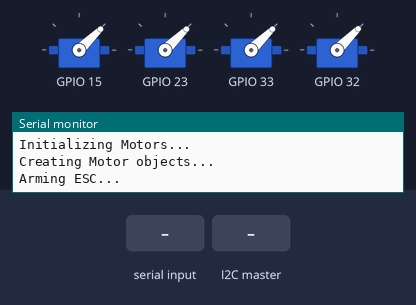
This program was run on a simulated ESP32. Shown: 4 × servo, the last lines printed to the serial monitor. The inputs (shaded band) are chosen by the test bench.

Above: at 8.2 s.
8.3 s: "90,45,200\n" received over Serial
At 9.5 s:
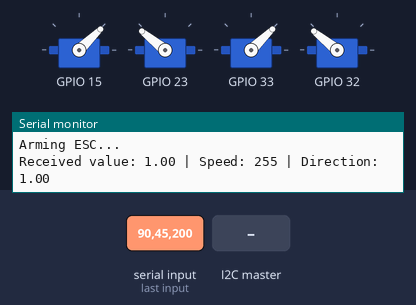
9.8 s: the I2C master sends "-"
Timing chart, 0 to 12.8 s (numbered marks = the images above; inputs shaded):
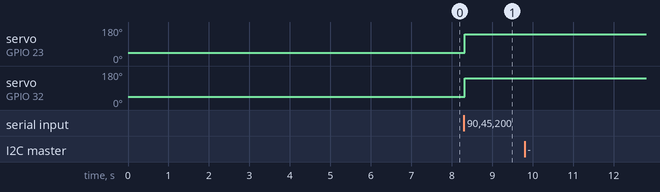

The program:

main.cpp
```cpp
#include "main.h"
#include <ESP32Servo.h>


// Servo object to control the this ESC
Servo* esc_right = new Servo();
Servo* esc_left = new Servo();

Servo* esc = new Servo();
Servo* reverse = new Servo();

Servo* reverse_right = new Servo();
Servo* reverse_left = new Servo();
// creation of the 2 Motor
Motor* Right_Motor  = new Motor(15, esc_right, 23,reverse_right);
Motor* Left_Motor = new Motor(LEFT_RELAY, esc_left, Leftdriver,reverse_left);

// creation of the navigation object
Navigation Navi = Navigation(Left_Motor, Right_Motor);

//Function for reading the received data
void onReceive(int len){
  // TODO : Make different case for different input values
  for (int j = 0; j < len; j++) {
    temp[j] = Wire.read();
    temp[j + 1] = '\0';
  }
  bool isnegative = (temp[0] == '-');
  for (int j = 0; j < len; j++) {
    temp[j] = temp[j + 1];
  }
  Serial.print("Raw received [");
  for(int i = 0; i < len; i++) {
      Serial.print((char)temp[i]);
      Serial.print(" (");
      Serial.print((int)temp[i]);
      Serial.print(") ");
  }
  Serial.println("]");

  char* start = strchr(temp, '(');
  if(!start){
    Serial.println("Error: No opening parenthesis found in string: ");
    return;
  }
  char* end = strchr(temp,')');
    *end = '\0';
  memmove(temp, temp + 1, strlen(temp));
  char* separator = strchr(temp,',');
  if(separator!=0){
      *separator = '\0'; // Replace the comma with a null terminator
      // TODO : put the minus bool in operation
      y_left = atof(temp);
      y_right = atof(separator+1);
      Serial.print("right : ");
      Serial.println(y_right);
  }
  else{
    Serial.println("Error listening");
  }
// TODO : Make different case for different input values
  receive_Flag = true;
}

void setup(){
  Wire.onReceive(onReceive);
  Wire.begin(21,22,I2C_DEV_ADDR); // Use default SDA=21, SCL=22
  Serial.begin(BAUD_RATE);
  Serial.println("Initializing Motors...");

  if (esc_right == nullptr || esc_left == nullptr) {
    Serial.println("Error: Failed to initialize Servo objects");
    while (true); // Halt execution
  }
  Serial.println("Creating Motor objects...");

  // Check if Motor objects are initialized
  if (Right_Motor == nullptr || Left_Motor == nullptr) {
    Serial.println("Error: Failed to initialize Motor objects");
    while (true); // Halt execution
  }

  //esc.attach(escPin);
  //esc.writeMicroseconds(1000); // Min throttle
  Serial.println("Arming ESC...");
  delay(5000);
}

void loop(){
  static String inputString = "";
  static bool inputComplete = false;
  delay(20);  // cadence stable (~50Hz)
  while (Serial.available()) {
    char inChar = (char)Serial.read();
    if (inChar == '\n' || inChar == '\r') {
      inputComplete = true;
      break;
    } else {
      inputString += inChar;
    }
  }

  if (inputComplete && inputString.length() > 0) {
    float value = inputString.toFloat(); // Accepts values like -1.0 to 1.0
    value = constrain(value, -1.0, 1.0);

    // Map value to speed and direction
    byte speed = (byte)(fabs(value) * 255);
    float direction = value;

    Serial.print("Received value: ");
    Serial.print(value);
    Serial.print(" | Speed: ");
    Serial.print(speed);
    Serial.print(" | Direction: ");
    Serial.println(direction);

    // Example: control right motor
    Navi.ApplyJoystickCommand(value, value);

    inputString = "";
    inputComplete = false;
  }
  // ...optional: add a small delay to avoid flooding
  delay(10);
  /*
  if(receive_Flag){
    Serial.println("Received data");
    Navi.ApplyJoystickCommand(y_left,y_right);
    receive_Flag = false;
    delay(200);
  }
  else{
    Serial.println("No data received");
    Navi.UpdateWithoutInput();
    delay(300);
  }*/
}
```

main.h
```cpp
// This file is for indicates the different GPIOS used for the rover
#ifndef MAIN_H
#define MAIN_H
#include "navigation.h"

// I2C address of the esp
#define I2C_DEV_ADDR 0x52

// Pins for the relay
#define RIGHT_RELAY 19
#define LEFT_RELAY 33

// Pins for the driver
const int Rightdriver = 18;
const int Leftdriver  = 32;

// ESP settings :
#define BAUD_RATE 115200
#define BUFFER_SIZE 32  // Adjust if needed
// I2C received flag
volatile boolean receive_Flag = false;

// I2C received data
char temp[BUFFER_SIZE];

// Intersept position :
float y_left;
float y_right;

// Timer intteruption
int timer_no_info = 0;
int delta;
const int Timer_stop = 20000;
// attach the esc

#endif
```

Measured:
- after the input at 8.3 s, servo on GPIO 23: 44° → 141° at once; servo on GPIO 32: 45° → 141° at once
